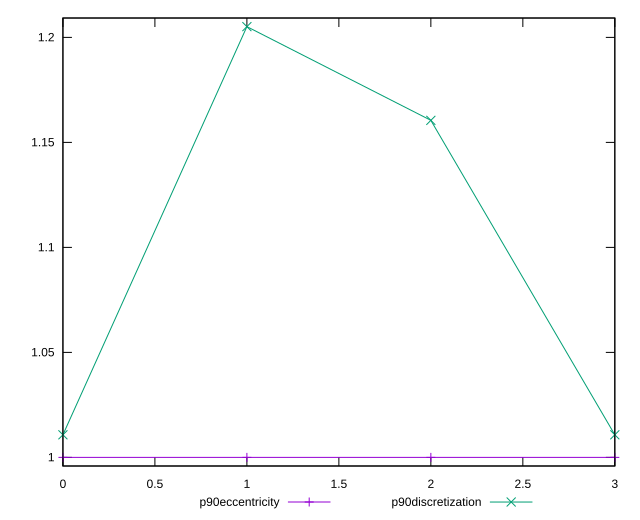

gnuplot code for this plot:
reset

$p90Eccentricity <<EOF
0 1.0000000000000004
1 0.9999999999999997
2 0.9999999999999997
3 1.0000000000000004
EOF

$p90Discretization <<EOF
0 1.010752688172043
1 1.205128205128205
2 1.1604938271604939
3 1.010752688172043
EOF

set key outside below
set xrange [0:3]
set yrange [0.9958974358974355:1.209230769230769]
set trange [0.9958974358974355:1.209230769230769]
set terminal svg size 640, 520 enhanced background rgb 'white'
set output "reports/report_00028_2021-02-24T12-49-42.674Z/total-blocking-time/progression/eccentricity.svg"

plot $p90Eccentricity title "p90eccentricity" with linespoints, \
     $p90Discretization title "p90discretization" with linespoints

reset
